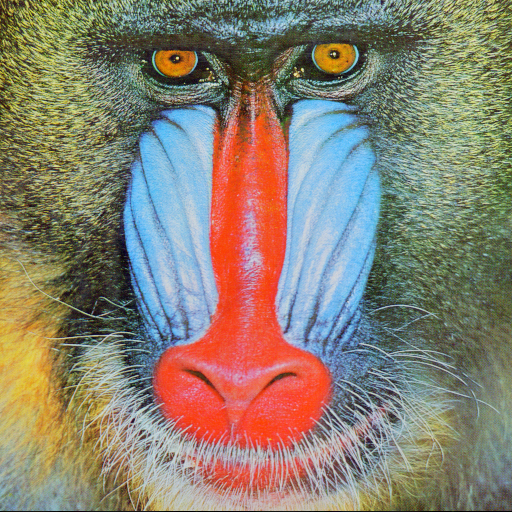
#> input picture mandril.jpg, 512 x 512 px
$ jupyter execute VC_P2_Entrega.ipynb   (older library calls are emulated)   (text cells are left out)
#> lines starting #> are read from the running program, lines starting #| are printed output that depends on the picture; after the words box and inside, x2 and y2 are one past the last pixel; in counts of white or black regions, pixels touching at a corner belong together
[cell 1]
import cv2
import numpy as np
import matplotlib.pyplot as plt

[cell 2]
#Lee imagen de archivo
img = cv2.imread('mandril.jpg')
#> img is the input picture: shape (512, 512, 3); mean B, G, R 113.1, 128.9, 137.4

#Conversión a grises de la original en BGR
gris = cv2.cvtColor(img, cv2.COLOR_BGR2GRAY)

#Obtiene contornos con el operador de Canny
canny = cv2.Canny(gris, 100, 200)
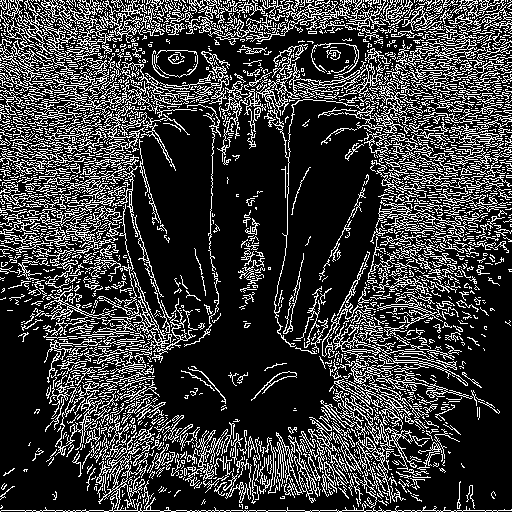
#> canny: shape (512, 512); 23% white in thin lines or dots

#Si muestras el contenido de la imagen resultado, son valores 0 o 255
#print(canny)
#Cuenta el número de píxeles blancos (255) por columna
#Suma los valores de los pixeles por columna
col_counts = cv2.reduce(canny, 0, cv2.REDUCE_SUM, dtype=cv2.CV_32SC1)

#Normaliza en base al número de columnas y al valor máximo del píxel (255)
#El resultado será el porcentaje de píxeles blancos por columna
cols = col_counts[0] / (255 * canny.shape[1])
#> cols = 512 values, max 0.373 at index 105, min 0.0859 at index 198, mean 0.23

#Muestra dicha cuenta gráficamente
plt.figure()
plt.subplot(1, 2, 1)
plt.axis("off")
plt.title("Canny")
plt.imshow(canny, cmap='gray')

plt.subplot(1, 2, 2)
plt.title("Respuesta de Canny")
plt.xlabel("Columnas")
plt.ylabel("% píxeles")
plt.plot(cols)
#Rango en x definido por las columnas
plt.xlim([0, canny.shape[1]])

# Ajusta el espaciado entre los subgráficos
plt.tight_layout()

#Calculamos la columna con más píxeles blancos.
max_col = max(col_counts[0])
#> max_col = 48705

#Ahora mismo tenemos el resultado expresado de la forma 255 * nº de píxeles blancos en dicha columna
#Por tanto, debemos dividir el resultado entre 255
max_col /= 255
#> max_col = 191
print("Máximo de píxeles blancos por columna =", max_col)
#| Máximo de píxeles blancos por columna = 191.0

#Calculamos cuantas columnas tienen un número de píxeles blancos superior a 0.95 * máximo
limit = 0.95 * 255 * max_col
#> limit = 46269.8
col_counts = np.array(col_counts)
max_cols = np.count_nonzero(col_counts > limit)
#> max_cols = 8
print("El número de columnas que tienen un número de píxeles blancos superior a 0.95 *", max_col, "es:", max_cols)
#| El número de columnas que tienen un número de píxeles blancos superior a 0.95 * 191.0 es: 8

plt.axhline(max(cols), color='red', linestyle='--', label=f'Max Y: {max(cols)}')
plt.axhline(0.95*max(cols), color='blue', linestyle='--', label=f'Max Y: {0.95*max(cols)}')
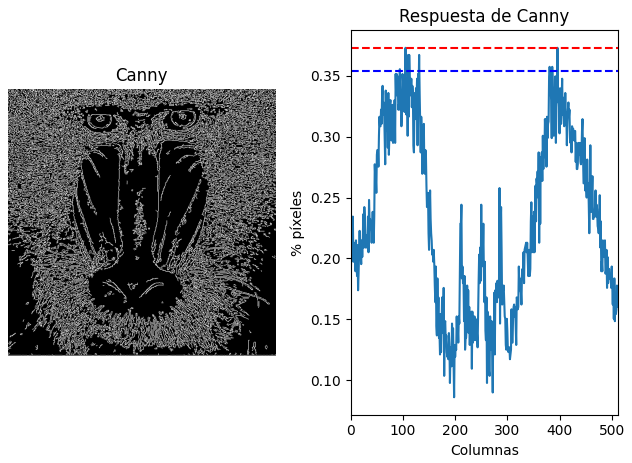
#> figure drawn by matplotlib, 2 panels; panel 2: curve peaks at x = 105, y = 0.373

[cell 3]
#Si muestras el contenido de la imagen resultado, son valores 0 o 255
#print(canny)
#Cuenta el número de píxeles blancos (255) por fila
#Suma los valores de los pixeles por fila
row_counts = cv2.reduce(canny, 1, cv2.REDUCE_SUM, dtype=cv2.CV_32SC1)
#> row_counts = 512 values, max 103530 at index 510, min 7140 at index 509, mean 30089

#Al haberlo hecho por filas, debemos hacer la transpuesta para recuperar
#la forma que teníamos al hacerlo por columnas
row_counts = np.array(row_counts).T

#Normaliza en base al número de filas y al valor máximo del píxel (255)
#El resultado será el porcentaje de píxeles blancos por fila
rows = (row_counts[0]) / (255 * canny.shape[0])
#> rows = 512 values, max 0.793 at index 510, min 0.0547 at index 509, mean 0.23

#Muestra dicha cuenta gráficamente
plt.figure()
plt.subplot(1, 2, 1)
plt.axis("off")
plt.title("Canny")
plt.imshow(canny, cmap='gray')

plt.subplot(1, 2, 2)
plt.title("Respuesta de Canny")
plt.xlabel("Filas")
plt.ylabel("% píxeles")
plt.plot(rows)
#Rango en x definido por las filas
plt.xlim([0, canny.shape[0]])

# Ajusta el espaciado entre los subgráficos
plt.tight_layout()

#Calculamos la columna con más píxeles blancos.
max_row = max(row_counts[0])
#> max_row = 103530

#Ahora mismo tenemos el resultado expresado de la forma 255 * nº de píxeles blancos en dicha fila
#Por tanto, debemos dividir el resultado entre 255
max_row /= 255
#> max_row = 406
print("Máximo de píxeles blancos por fila =", max_row)
#| Máximo de píxeles blancos por fila = 406.0

#Calculamos cuantas filas tienen un número de píxeles blancos superior a 0.95 * máximo
limit = 0.95 * 255 * max_row
#> limit = 98353.5
max_rows = np.count_nonzero(row_counts > limit)
#> max_rows = 1
print("El número de filas que tienen un número de píxeles blancos superior a 0.95 *", max_row, "es:", max_rows)
#| El número de filas que tienen un número de píxeles blancos superior a 0.95 * 406.0 es: 1

plt.axhline(max(rows), color='red', linestyle='--', label=f'Max Y: {max(rows)}')
plt.axhline(0.95*max(rows), color='blue', linestyle='--', label=f'Max Y: {0.95*max(rows)}')

[cell 4]
#Lee imagen de archivo
img = cv2.imread('leon.jpg')
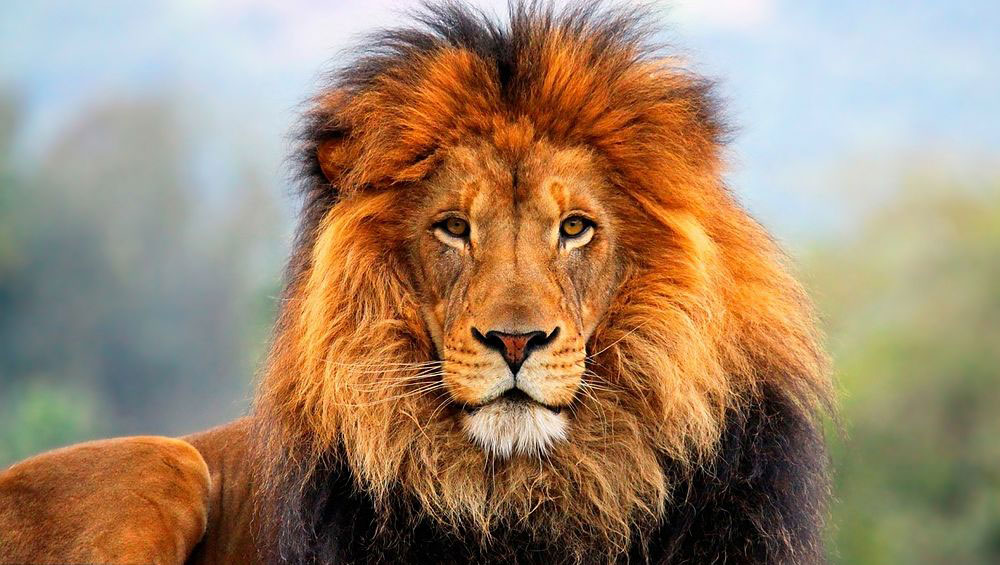
#> input picture leon.jpg, 1000 x 565 px
#> img is the input picture: shape (565, 1000, 3); mean B, G, R 109.4, 134.5, 159.4

#Conversión a grises de la original en BGR
gris = cv2.cvtColor(img, cv2.COLOR_BGR2GRAY)
#> gris: shape (565, 1000)

# Gaussiana para suavizar la imagen original
ggris = cv2.GaussianBlur(gris, (3, 3), 0)

#Calcula en ambas direcciones (horizontal y vertical)
sobelx = cv2.Sobel(ggris, cv2.CV_64F, 1, 0)  # x
sobely = cv2.Sobel(ggris, cv2.CV_64F, 0, 1)  # y
#Combina ambos resultados
sobel = cv2.add(sobelx, sobely)

# Subgráfico 1: sobelx sin ajustar la escala
plt.subplot(3, 2, 1)
plt.axis("off")
plt.title('sobelx sin ajustar la escala')
plt.imshow(sobelx, cmap='gray')

# Subgráfico 2: sobelx con la escala ajustada
plt.subplot(3, 2, 2)
plt.axis("off")
plt.title('sobelx con la escala ajustada')
plt.imshow(cv2.convertScaleAbs(sobelx), cmap='gray')

# Subgráfico 3: sobely sin ajustar la escala
plt.subplot(3, 2, 3)
plt.axis("off")
plt.title('sobely sin ajustar la escala')
plt.imshow(sobely, cmap='gray')

# Subgráfico 4: sobely con la escala ajustada
plt.subplot(3, 2, 4)
plt.axis("off")
plt.title('sobely con la escala ajustada')
plt.imshow(cv2.convertScaleAbs(sobely), cmap='gray')

# Subgráfico 5: sobel sin ajustar la escala
plt.subplot(3, 2, 5)
plt.axis("off")
plt.title('sobel sin ajustar la escala')
plt.imshow(sobel, cmap='gray')

# Subgráfico 6: sobel con la escala ajustada
plt.subplot(3, 2, 6)
plt.axis("off")
plt.title('sobel con la escala ajustada')
plt.imshow(cv2.convertScaleAbs(sobel), cmap='gray')

# Ajusta el espaciado entre los subgráficos
plt.tight_layout()

# Muestra la figura con todos los subgráficos
plt.show()

[cell 5]
#Convertimos a 8 bits
sobel8 = np.uint8(cv2.convertScaleAbs(sobel))

#Define valor umbral
valorUmbral = 70

#Obtiene imagen umbralizada para dicho valor definido
res, sobel8Umbralizada = cv2.threshold(sobel8, valorUmbral, 255, cv2.THRESH_BINARY)
#> sobel8Umbralizada: shape (565, 1000); 16.7% white in thin lines or dots, all inside (x1, y1, x2, y2) = (0, 0, 839, 565)
#> res = 70

#Muestra resultado
plt.imshow(sobel8Umbralizada, cmap='gray') #Visualiza con mapa de color gris
plt.show()

#Si muestras el contenido de la imagen resultado, son valores 0 o 255
#print(canny)
#Cuenta el número de píxeles blancos (255) por columna
#Suma los valores de los pixeles por columna
col_counts = cv2.reduce(sobel8Umbralizada, 0, cv2.REDUCE_SUM, dtype=cv2.CV_32SC1)

#Normaliza en base al número de columnas y al valor máximo del píxel (255)
#El resultado será el porcentaje de píxeles blancos por columna
cols = col_counts[0] / (255 * sobel8Umbralizada.shape[1])
#> cols = 1000 values, max 0.278 at index 384, min 0 at index 836, mean 0.0945

#Muestra dicha cuenta gráficamente
plt.figure()
plt.subplot(1, 2, 1)
plt.axis("off")
plt.title("Sobel8Umbralizada")
plt.imshow(sobel8Umbralizada, cmap='gray')

plt.subplot(1, 2, 2)
plt.title("Respuesta de Sobel8Umbralizada")
plt.xlabel("Columnas")
plt.ylabel("% píxeles")
plt.plot(cols)
#Rango en x definido por las columnas
plt.xlim([0, sobel8Umbralizada.shape[1]])

# Ajusta el espaciado entre los subgráficos
plt.tight_layout()

#Calculamos la columna con más píxeles blancos.
max_col = max(col_counts[0])
#> max_col = 70890

#Ahora mismo tenemos el resultado expresado de la forma 255 * nº de píxeles blancos en dicha columna
#Por tanto, debemos dividir el resultado entre 255
max_col /= 255
#> max_col = 278
print("Máximo de píxeles blancos por columna =", max_col)
#| Máximo de píxeles blancos por columna = 278.0

#Calculamos cuantas columnas tienen un número de píxeles blancos superior a 0.95 * máximo
limit = 0.95 * 255 * max_col
#> limit = 67345.5
col_counts = np.array(col_counts)
#Como col_counts tiene dos dimensiones, el resultado de np.where nos devolverá dos arrays,
#El primero tendrá los índices de filas y el segundo los de las columnas que cumplen dicha condición
#Al sólo haber una fila, el primer array que devuelve lo descartamos. El segundo nos dará el número de la columna
#que cumple la condición que buscamos y por tanto su longitud será el número de columnas que cumplen dicha condición.
max_cols = np.where(col_counts > limit)
#> max_cols = ([0, 0, 0, 0, 0], [364, 371, 372, 381, 384])
print("El número de columnas que tienen un número de píxeles blancos superior a 0.95 *", max_col, "es:", len(max_cols[1]))
#| El número de columnas que tienen un número de píxeles blancos superior a 0.95 * 278.0 es: 5

plt.axhline(max(cols), color='red', linestyle='--', label=f'Max Y: {max(cols)}')
plt.axhline(0.95*max(cols), color='blue', linestyle='--', label=f'Max Y: {0.95*max(cols)}')

#Si muestras el contenido de la imagen resultado, son valores 0 o 255
#print(canny)
#Cuenta el número de píxeles blancos (255) por fila
#Suma los valores de los pixeles por fila
row_counts = cv2.reduce(sobel8Umbralizada, 1, cv2.REDUCE_SUM, dtype=cv2.CV_32SC1)
#> row_counts = 565 values, max 82110 at index 446, min 12240 at index 0, mean 42662.2

#Al haberlo hecho por filas, debemos hacer la transpuesta para recuperar
#la forma que teníamos al hacerlo por columnas
row_counts = np.array(row_counts).T

#Normaliza en base al número de filas y al valor máximo del píxel (255)
#El resultado será el porcentaje de píxeles blancos por fila
rows = row_counts[0] / (255 * sobel8Umbralizada.shape[0])
#> rows = 565 values, max 0.57 at index 446, min 0.085 at index 0, mean 0.296

#Muestra dicha cuenta gráficamente
plt.figure()
plt.subplot(1, 2, 1)
plt.axis("off")
plt.title("Sobel8Umbralizada")
plt.imshow(sobel8Umbralizada, cmap='gray')

plt.subplot(1, 2, 2)
plt.title("Respuesta de Sobel8Umbralizada")
plt.xlabel("Filas")
plt.ylabel("% píxeles")
plt.plot(rows)
#Rango en x definido por las filas
plt.xlim([0, sobel8Umbralizada.shape[0]])

# Ajusta el espaciado entre los subgráficos
plt.tight_layout()

#Calculamos la columna con más píxeles blancos.
max_row = max(row_counts[0])
#> max_row = 82110

#Ahora mismo tenemos el resultado expresado de la forma 255 * nº de píxeles blancos en dicha fila
#Por tanto, debemos dividir el resultado entre 255
max_row /= 255
#> max_row = 322
print("Máximo de píxeles blancos por fila =", max_row)
#| Máximo de píxeles blancos por fila = 322.0

#Calculamos cuantas filas tienen un número de píxeles blancos superior a 0.95 * máximo
limit = 0.95 * 255 * max_row
#> limit = 78004.5
max_rows = np.where(row_counts > limit)
#> max_rows = ([0, 0, 0, 0, 0, 0], [435, 436, 437, 441, 442, 446])
print("El número de filas que tienen un número de píxeles blancos superior a 0.95 *", max_row, "es:", len(max_rows[1]))
#| El número de filas que tienen un número de píxeles blancos superior a 0.95 * 322.0 es: 6

plt.axhline(max(rows), color='red', linestyle='--', label=f'Max Y: {max(rows)}')
plt.axhline(0.95*max(rows), color='blue', linestyle='--', label=f'Max Y: {0.95*max(rows)}')

for index in max_rows[1]:
    sobel8Umbralizada[index, :] = 255
#> this loop made 6 passes
#> index on passes 1 to 6: 435, 436, 437, 441, 442, 446
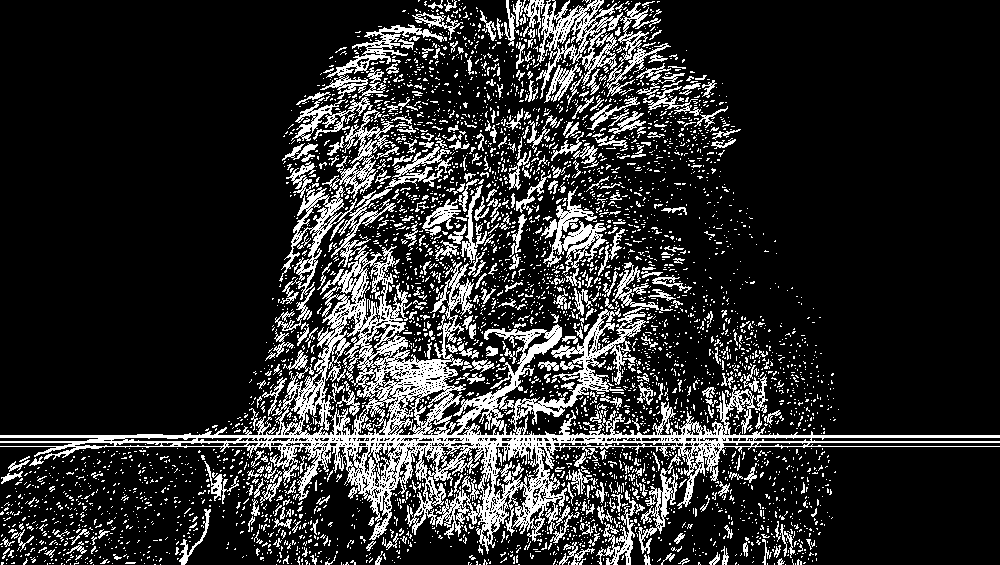
#> sobel8Umbralizada: shape (565, 1000); 17.5% white in thin lines or dots
for index in max_cols[1]:
    sobel8Umbralizada[:, index] = 255
#> this loop made 5 passes
#> index on passes 1 to 5: 364, 371, 372, 381, 384
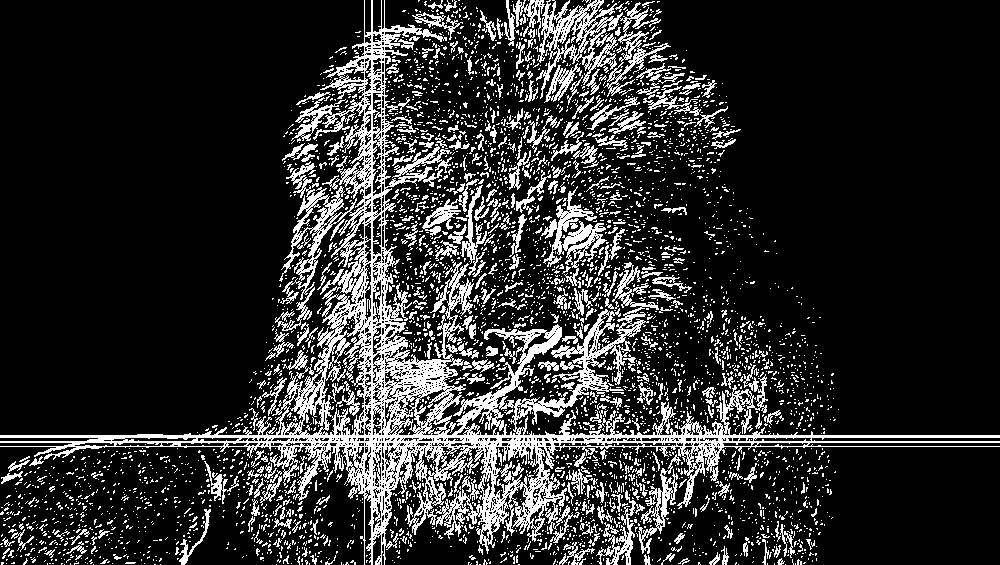
#> sobel8Umbralizada: shape (565, 1000); 17.7% white in thin lines or dots


#Muestra resultado
plt.figure()
plt.imshow(sobel8Umbralizada, cmap='gray') #Visualiza con mapa de color gris
plt.show()

[cell 6]
vid = cv2.VideoCapture(0)

#Marca de inicio
disponible = 0
while(True):
    # fotograma a fotograma
    ret, frame = vid.read()
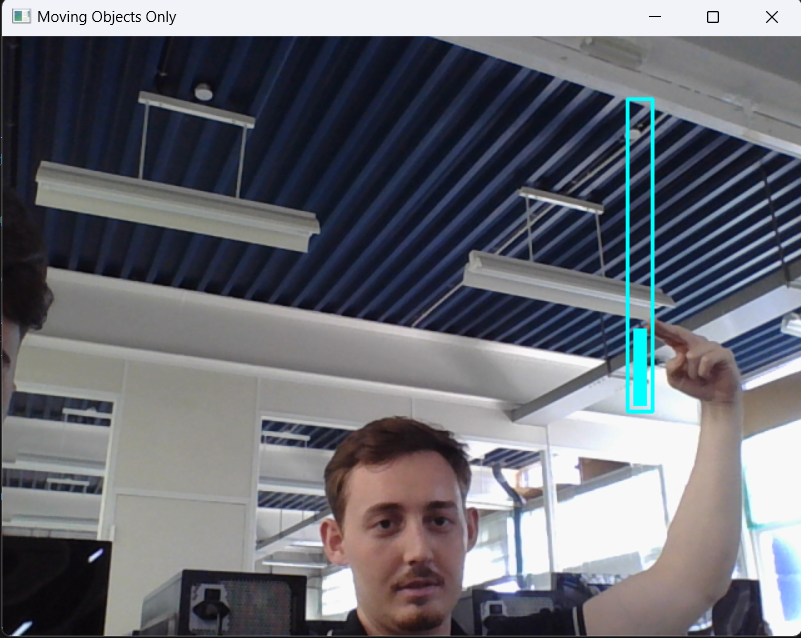
#> input picture Captura de pantalla 2023-10-04 120044.png, 801 x 638 px, given in place of the camera
#> frame is the input picture: shape (638, 801, 3); mean B, G, R 115.5, 108.3, 106.6

    if ret:

        #Obtenemos las dimensiones del frame
        h, w, c = frame.shape

        #Conversión a grises de la original en BGR
        gris = cv2.cvtColor(frame, cv2.COLOR_BGR2GRAY)
#> gris: shape (638, 801)

        #Obtiene contornos con el operador de Canny
        canny = cv2.Canny(gris, 100, 200)
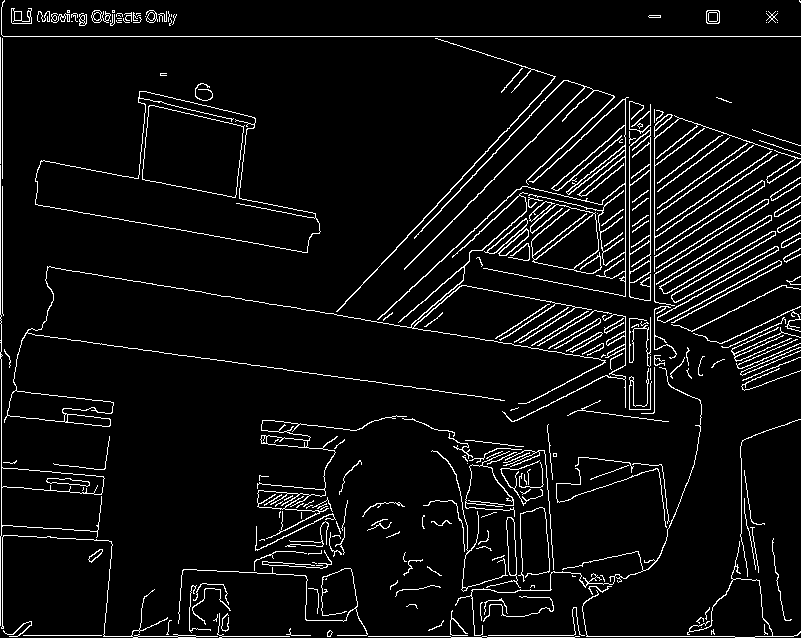
#> canny: shape (638, 801); 5.9% white in thin lines or dots

        # Gaussiana para suavizar la imagen original
        ggris = cv2.GaussianBlur(gris, (3, 3), 0)
#> ggris: shape (638, 801)

        #Calcula en ambas direcciones (horizontal y vertical)
        sobelx = cv2.Sobel(ggris, cv2.CV_64F, 1, 0)  # x
#> sobelx: shape (638, 801) float64
        sobely = cv2.Sobel(ggris, cv2.CV_64F, 0, 1)  # y
#> sobely: shape (638, 801) float64
        #Combina ambos resultados
        sobel = cv2.add(sobelx, sobely)
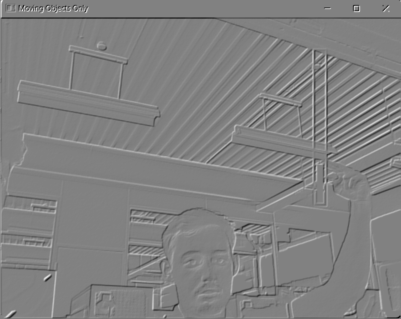
#> sobel: shape (638, 801) float64 (shown at 1/2 size); min -902, max 872, mean -1.3; drawn with min black and max white

        imagen_concatenada = cv2.hconcat([canny, cv2.convertScaleAbs(sobelx)])
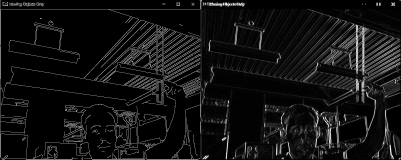
#> imagen_concatenada: shape (638, 1602) (shown at 1/4 size); min 0, max 255, mean 18.2

        cv2.imshow('Canny y Sobel aplicados sobre la entrada de la webcam', imagen_concatenada)

    # Detenemos pulsado ESC
    if cv2.waitKey(20) == 27:
#> (key Esc is pressed here)
        break

# Libera el objeto de captura
vid.release()
# Destruye ventanas
cv2.destroyAllWindows()

[cell 7]
vid = cv2.VideoCapture(0)

eliminadorFondo = cv2.createBackgroundSubtractorMOG2(history=100, varThreshold=50, detectShadows=True)
max_white_height = 0

while(True):
    # fotograma a fotograma
    ret, frame = vid.read()

    if ret:
        slicedFrame = frame[55:295, 500:520]

        # Apply the background subtractor to eliminate the background
        fgmask = eliminadorFondo.apply(slicedFrame)
#> fgmask: shape (240, 20); every value is 127

        # Convert the frame to grayscale
        gray = cv2.cvtColor(slicedFrame, cv2.COLOR_BGR2GRAY)

        # Apply the foreground mask to display moving objects in gray
        moving_objects = cv2.bitwise_and(gray, gray, mask=fgmask)

        # Get the height and width of the grayscale image
        height, width = moving_objects.shape

        temp = max_white_height

        max_white_height = 0

        for y in range(height):
            for x in range(width):

                if max_white_height < moving_objects[y, x]:
                    max_white_height = y

        if max_white_height == 0:
            max_white_height = temp

        """
        Codigo donde se cambiaria el volumen.

        new_volume = max_white_height/210*100
        # Set the volume level (0xFFFF is the maximum volume level)
        ctypes.windll.winmm.waveOutSetVolume(0, 0xFFFF *  int(new_volume)// 100)
        """

        cv2.rectangle(frame, (500, 300), (520, 50), (255, 255, 0), 2)

        cv2.rectangle(frame, (505, 295), (515, max_white_height + 55), (255, 255, 0), -1)
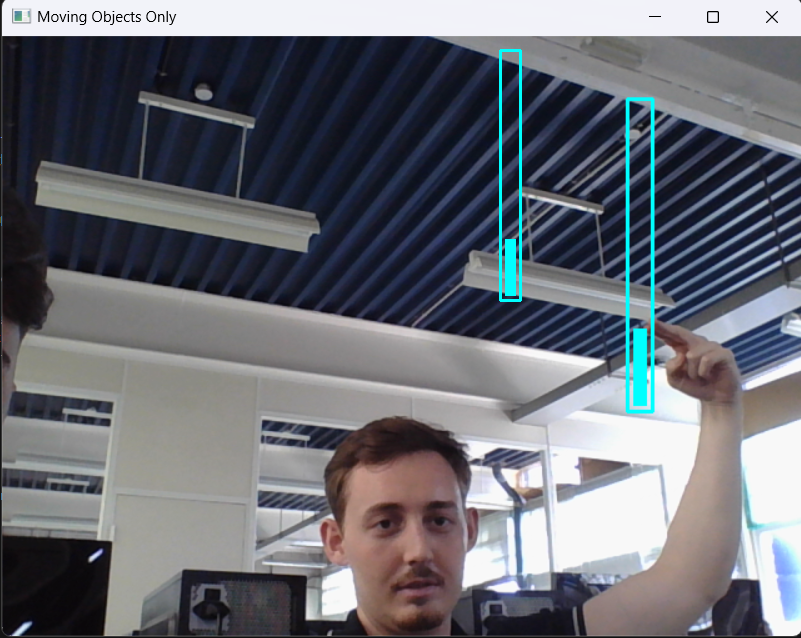
#> frame: shape (638, 801, 3); mean B, G, R 116.2, 109.1, 106.3

        cv2.imshow('slice frame', moving_objects)

        cv2.imshow('Moving Objects Only', frame)
    # Detenemos pulsado ESC
    if cv2.waitKey(20) == 27:
#> (key Esc is pressed here)
        break

# Libera el objeto de captura
vid.release()
# Destruye ventanas
cv2.destroyAllWindows()

print(max_white_height)
#| 184
